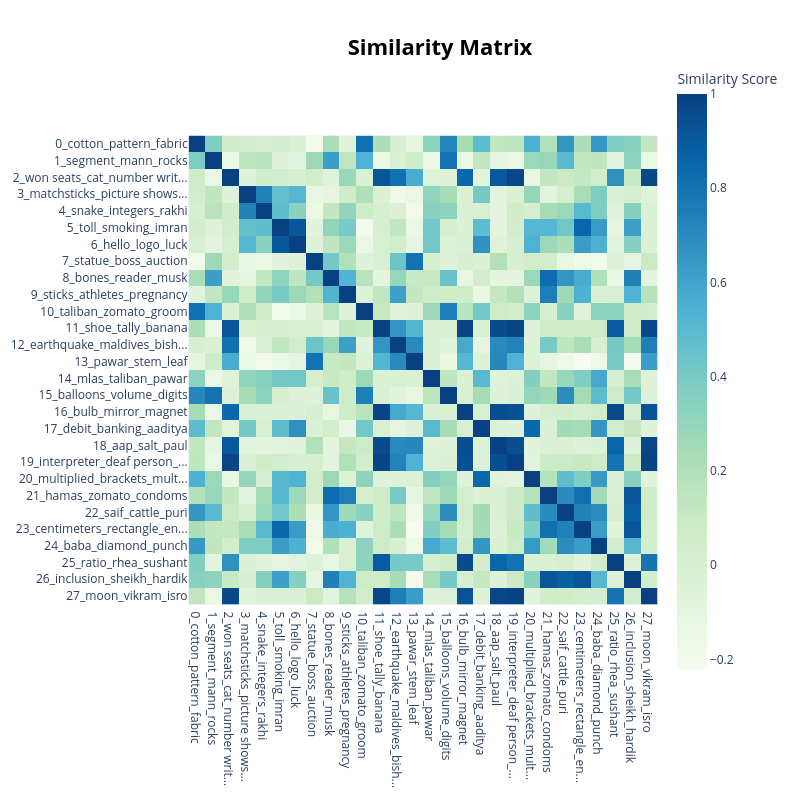

Notebook source saved alongside this figure:
### Code cell
topic_model.visualize_heatmap()

### Figure 1 — Plotly figure (JSON) as saved in the notebook; plotly's stock layout.template omitted (floating-point values rounded to 4 significant figures; data arrays with more than 128 entries replaced by an {"elided": "..."} marker saying what was removed)
{"data": [{"coloraxis": "coloraxis", "hovertemplate": "x: %{x}<br>y: %{y}<br>Similarity Score: %{z}<extra></extra>", "name": "0", "type": "heatmap", "x": ["0_cotton_pattern_fabric", "1_segment_mann_rocks", "2_won seats_cat_number writ...", "3_matchsticks_picture shows...", "4_snake_integers_rakhi", "5_toll_smoking_imran", "6_hello_logo_luck", "7_statue_boss_auction", "8_bones_reader_musk", "9_sticks_athletes_pregnancy", "10_taliban_zomato_groom", "11_shoe_tally_banana", "12_earthquake_maldives_bish...", "13_pawar_stem_leaf", "14_mlas_taliban_pawar", "15_balloons_volume_digits", "16_bulb_mirror_magnet", "17_debit_banking_aaditya", "18_aap_salt_paul", "19_interpreter_deaf person_...", "20_multiplied_brackets_mult...", "21_hamas_zomato_condoms", "22_saif_cattle_puri", "23_centimeters_rectangle_en...", "24_baba_diamond_punch", "25_ratio_rhea_sushant", "26_inclusion_sheikh_hardik", "27_moon_vikram_isro"], "xaxis": "x", "y": ["0_cotton_pattern_fabric", "1_segment_mann_rocks", "2_won seats_cat_number writ...", "3_matchsticks_picture shows...", "4_snake_integers_rakhi", "5_toll_smoking_imran", "6_hello_logo_luck", "7_statue_boss_auction", "8_bones_reader_musk", "9_sticks_athletes_pregnancy", "10_taliban_zomato_groom", "11_shoe_tally_banana", "12_earthquake_maldives_bish...", "13_pawar_stem_leaf", "14_mlas_taliban_pawar", "15_balloons_volume_digits", "16_bulb_mirror_magnet", "17_debit_banking_aaditya", "18_aap_salt_paul", "19_interpreter_deaf person_...", "20_multiplied_brackets_mult...", "21_hamas_zomato_condoms", "22_saif_cattle_puri", "23_centimeters_rectangle_en...", "24_baba_diamond_punch", "25_ratio_rhea_sushant", "26_inclusion_sheikh_hardik", "27_moon_vikram_isro"], "yaxis": "y", "z": {"elided": "28x28 float values"}}], "layout": {"coloraxis": {"colorbar": {"title": {"text": "Similarity Score"}}, "colorscale": [[0, "rgb(247,252,240)"], [0.125, "rgb(224,243,219)"], [0.25, "rgb(204,235,197)"], [0.375, "rgb(168,221,181)"], [0.5, "rgb(123,204,196)"], [0.625, "rgb(78,179,211)"], [0.75, "rgb(43,140,190)"], [0.875, "rgb(8,104,172)"], [1, "rgb(8,64,129)"]]}, "height": 800, "hoverlabel": {"bgcolor": "white", "font": {"family": "Rockwell", "size": 16}}, "legend": {"title": {"text": "Trend"}}, "margin": {"t": 60}, "showlegend": true, "title": {"font": {"color": "Black", "size": 22}, "text": "<b>Similarity Matrix</b>", "x": 0.55, "xanchor": "center", "y": 0.95, "yanchor": "top"}, "width": 800, "xaxis": {"anchor": "y", "constrain": "domain", "domain": [0, 1], "scaleanchor": "y"}, "yaxis": {"anchor": "x", "autorange": "reversed", "constrain": "domain", "domain": [0, 1]}}}
